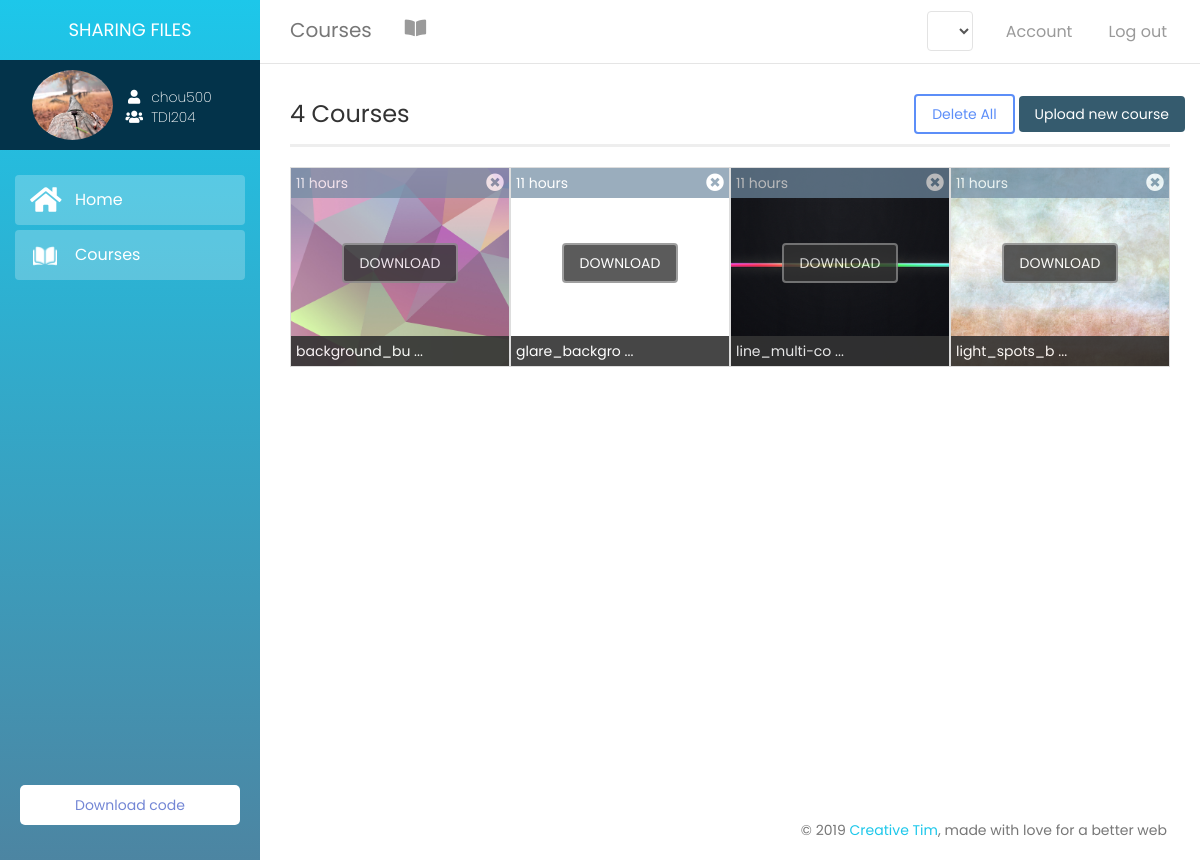
/index/student/courses.php?user=chou500 (signed in), run on the app's committed database.
### tables this page shows
CREATE TABLE IF NOT EXISTS `etudient` (
  `pseudo_etu` varchar(100) NOT NULL,
  `email_etu` varchar(100) NOT NULL,
  `prenom_etu` varchar(100) NOT NULL,
  `nom_etu` varchar(100) NOT NULL,
  `pass` varchar(100) NOT NULL,
  `adresse_etu` varchar(100) DEFAULT NULL,
  `pays_etu` varchar(100) DEFAULT NULL,
  `ville_etu` varchar(100) DEFAULT NULL,
  `tele_etu` varchar(100) DEFAULT NULL,
  `sexe_etu` varchar(100) NOT NULL,
  `propos_etu` text,
  `image_etu` text,
  `reponse` varchar(100) NOT NULL,
  `question` varchar(100) NOT NULL,
  `groupe_id` int(11) DEFAULT NULL,
  PRIMARY KEY (`pseudo_etu`),
  KEY `question` (`question`),
  KEY `groupe_id` (`groupe_id`)
);

CREATE TABLE IF NOT EXISTS `groupe` (
  `id` int(11) NOT NULL,
  `nom` varchar(255) NOT NULL,
  `description` text,
  `image_groupe` text,
  `date_creation` datetime DEFAULT CURRENT_TIMESTAMP,
  `pseudo_prof` varchar(100) NOT NULL,
  PRIMARY KEY (`id`),
  KEY `pseudo_prof` (`pseudo_prof`)
);

CREATE TABLE IF NOT EXISTS `fichier` (
  `nom` varchar(200) NOT NULL,
  `type` varchar(100) NOT NULL,
  `fich_date` datetime DEFAULT NULL,
  `groupe_id` int(11) NOT NULL,
  PRIMARY KEY (`nom`),
  KEY `groupe_id` (`groupe_id`)
);

### includes/functions.php (the view, shortened to what this page needs)
<?php
    require 'config.php';
    function get_groupeName($id){
        global $con;
        $rq = "SELECT nom FROM groupe WHERE id = '$id'";
        $res = mysqli_query($con, $rq);
        $row = mysqli_fetch_assoc($res);
        return $row['nom'];
    }
    function get_pageName(){
        $page = explode('.', basename($_SERVER['PHP_SELF']));
        return ucfirst($page[0]);
    }
    function get_index_theme(){
        if(isset($_SESSION['plan']))
        {
            $plan = $_SESSION['plan'];
            if($plan == 'student')
                return '<link rel="stylesheet" type="text/css" href="../assets/style/themes/student_theme.css">';
            return false;
        }
        else
            header('location: login.php');
    }
    function select_home_query($select,$table,$where,$pseudo){
        global $con;
        $rq = "SELECT $select FROM $table WHERE $where = '$pseudo'";
        return mysqli_query($con,$rq);
    }
    function get_time_unit($fich_date){
        $datenow = time();
        $file_date = strtotime($fich_date);
        $time_left = $datenow - $file_date;
        switch($time_left){
            case ($time_left >= 60*60 && $time_left < 60*60*24):
                $time_left = floor($time_left / (60*60));
                $unit = 'hours';break;
        }
        return array('time_left' => $time_left, 'unit' => $unit);
    }
    function load_coures_query($grp_id,$current_page){
        global $con;
        $courses = array();
        $rq = "SELECT * FROM fichier WHERE groupe_id = '$grp_id' ORDER BY fich_date DESC";
        $res = mysqli_query($con,$rq);
        $i = 0;
        $courses[] = array();
        while($row = mysqli_fetch_assoc($res)){
            $file_name = $row['nom'];
            $fich_date = $row['fich_date'];
            $unit_and_time_left = get_time_unit($fich_date);
            $time_left = $unit_and_time_left['time_left'];
            $unit = $unit_and_time_left['unit'];
            $file_extension = get_file_extension($file_name);
            if($file_extension != 'png' && $file_extension != 'jpg' && $file_extension != 'jpeg'){
                $icon_dir = generate_icon($file_name,$current_page);
                $css = 'background-size: contain;';
            }
            else{
                $icon_dir = '../cloud/'.$file_name;
                $css = 'background-size: cover;';
            }
            $courses[$i] = '<div class="file col-xs-6 col-sm-4 col-md-2 col-lg-3" style="border:1px solid #ddd;height:200px;margin-top:20px;padding:0;position:relative;background-image: url('.$icon_dir.');'.$css.'">
            <div class="file-date" style="padding:5px;color:#fff;background-color:#708ba2;opacity:0.7;width:100%"><span id="date">'.$time_left.' '.$unit.'</span>
            <i id="'.$file_name.'" style="float:right;font-size:large;cursor:pointer;" class="delete_file fas fa-times-circle"></i>
            </div>
            <div id="ms-container">
                <label class="label-ms"  for="ms-download">
                    <div class="ms-content">
                        <div class="ms-content-inside">
                            <input type="checkbox" id="ms-download" />
                            <div class="ms-line-down-container">
                                <div class="ms-line-down"></div>
                            </div>
                            <div class="ms-line-point"></div>
                        </div>
                    </div>
                </label>
            </div>
            <div class="desc" style="padding:5px;color:#fff;background-color:#333;bottom:0;opacity:.9;position:absolute;width:100%"><span class="title">'.$file_name.'</span></div>
            <div class="download-container text-center" style="height:0"><a href="cloud/'.$file_name.'" download><button type="button" class="btn-download btn btn-default" style="background-color:#333;color:#fff;z-index:999;margin-top:45px;">DOWNLOAD</button></a>
		    </div>
            </div>';
            $i= $i + 1;
        }
        return $courses;
    }
    function get_file_extension($file_name){
        $file_name = explode('.', $file_name);
        $file_extension = end($file_name);
        return $file_extension;
    }
?>

### index/includes/header.php (shortened to what this page needs)
<?php
    require '../../includes/config.php';
    include '../../includes/functions.php';
?>
<!doctype html>
<html lang="en">
    <head>
        <link rel="stylesheet" href="../assets/style/style.css"/>
        <?php
            echo get_index_theme();
        ?>
        <link href="../assets/style/bootstrap.min.css" rel="stylesheet" />
        <link href="../assets/style/light-bootstrap-dashboard.css?v=1.4.0" rel="stylesheet"/>
        <link rel="stylesheet" href="https://use.fontawesome.com/releases/v5.8.1/css/all.css">
        <link href="../assets/style/pe-icon-7-stroke.css" rel="stylesheet" />
    </head>
<body>

### index/student/courses.php (shortened to what this page needs)
<?php
    include '../includes/header.php';
?>
<?php
    if(isset($_GET['user']))
    {
        $pseudo = $_GET['user'];
        if(!empty($pseudo) && $pseudo == $_SESSION['user'])
        {
            $res = select_home_query('*','etudient','pseudo_etu',$pseudo);
            $row = mysqli_fetch_assoc($res);
            $grp_name = get_groupeName($row['groupe_id']);
            $grp_id = $row['groupe_id'];
?>
<div class="wrapper">
    <?php include 'includes/sidebar.php'; ?>
    <div class="main-panel">
    <?php include '../includes/top_nav.php'; ?>
    <div class="content">
        <div class="container-fluid">
           <div class="top-panel row">
               <span class="courses_count" style="line-height:40px;font-size:x-large;">
               <?php
                    $res = mysqli_query($con,"select count(nom) from fichier WHERE groupe_id = '$grp_id' ");
                    $row = mysqli_fetch_assoc($res);
                    echo $row['count(nom)'];
                ?> Courses</span>
               <div class="upload">
                  <button type="button" id="delete-button" class="btn btn-primary">
                        Delete All
                    </button>
                   <label id="file-button" class="btn btn-default btn-file">
                        Upload new course <input type="file" id="file_course" style="display: none;">
                    </label>
                </div>
            </div>
            <div class="line"></div>
            <div id="file_container">
               <?php
                    $current_page = get_pageName();
                    $files = load_coures_query($grp_id,$current_page);
                    if($files[0] != null){
                        foreach ($files as $file) {
                           echo $file;
                        }
                    }
                ?>
            </div>
        </div>
    </div>
</div>
<?php
        }
        else
            header ('location: ../../login.php');
    }
    else
        redirect_url('home.php');
?>
<?php include '../includes/footer.php'; ?>

### index/student/includes/sidebar.php (shortened to what this page needs)
<?php
        if(isset($_GET['user']))
        {
            $pseudo = $_GET['user'];
            if(!empty($pseudo) && $pseudo == $_SESSION['user'])
            {
                $res = select_home_query('*','etudient','pseudo_etu',$pseudo);
                $row = mysqli_fetch_assoc($res);
                $groupe = get_groupeName($row['groupe_id']);
                $imageName = $row['image_etu'];
                if($res != NULL)
                {
                    $image_dir = 'assets/images/';
                        $image_dir = 'assets/images/default/'; ?>
        <div class="sidebar" >
    	<div class="sidebar-wrapper">
            <div class="logo">
                <div class="simple-text">
                    Sharing files
                </div>
            </div>
            <div class="profile">
                <div class="profile-img" id="profile-img" style="background-image: url(<?php echo $image_dir.$imageName?>)"></div>
                <div class="profile-info">
                    <div class="username"><i class="fa fa-user" aria-hidden="true"></i><span class="username-text"><?php echo $pseudo ?></span></div>
                    <div class="groupe"><i class="fa fa-users" aria-hidden="true"></i><span class="groupe-text"><?php echo $groupe ?></span></div>
                </div>
            </div>
            <ul class="nav">
                <li class="active">
                    <a href="home.php?user=<?php echo $pseudo ?>">
                        <i class="fa fa-home" aria-hidden="true"></i>
                        <p>Home</p>
                    </a>
                </li>
                <li class="active">
                    <a href="courses.php?user=<?php echo $pseudo ?>">
                        <i aria-hidden="true"><img src="../assets/icons/open-book.png"></i>
                        <p>Courses</p>
                    </a>
                </li>
            </ul>
            <ul class="list-unstyled CTAs">
                <li>
                    <a href="#" class="download">Download code</a>
                </li>
   		    </ul>
    	</div>
    </div>
    <?php
                        }
                    }
                    else
                    header ('location: ../login.php');
                }
                else
                    redirect_url('home.php');
        ?>

### index/includes/top_nav.php (shortened to what this page needs)
<?php
    if(isset($_GET['user']))
        {
            $pseudo = $_GET['user'];
            $plan = $_SESSION['plan'];
            if(!empty($pseudo) && $pseudo == $_SESSION['user'])
            {
?>
<nav class="navbar navbar-default navbar-fixed">
    <div class="container-fluid">
        <div class="navbar-header">
            <a class="navbar-brand" href="<?php $page = lcfirst(get_pageName()); echo ''.$page.'.php?user='.$pseudo.'' ?>"><?php echo get_pageName(); ?></a>
        </div>
        <div class="collapse navbar-collapse">
            <ul class="nav navbar-nav navbar-left">
                <li>
                    <a href="<?php $page = lcfirst(get_pageName()); echo ''.$page.'.php?user='.$pseudo.'' ?>" class="dropdown-toggle" data-toggle="dropdown">
                       <?php
                        $actual_pageName = lcfirst(get_pageName());
                        switch($actual_pageName){
                            case 'courses':
                                echo "<i class='fas fa-book-open' aria-hidden='true'></i>"; break;
                        }
                        ?>
                    </a>
                </li>
            </ul>
            <ul class="nav navbar-nav navbar-right">
                <li>
                    <a style="margin:2px 0 0 0">
                        <form id="select_groupe_form" action="includes/change_groupe.php" method="post">
                            <select id="list-groupe" name="groupe" class="form-control">
                            </select>
                        </form>
                    </a>
                </li>
                <li>
                    <a href="../../../demosite/index/<?php echo $plan ?>/profile.php?user=<?php echo $pseudo ?>">
                        <p>Account</p>
                    </a>
                </li>
                <li>
                    <a id="logout" href="#">
                    <p>Log out</p>
                    </a>
                </li>
            </ul>
         </div>
    </div>
</nav>
<?php
            }
        }
?>

### index/includes/footer.php (shortened to what this page needs)
        <footer class="footer">
            <div class="container-fluid">
                <nav class="pull-left">
                    <ul>
                        <li>
                            <a href="#">
                                Home
                            </a>
                        </li>
                    </ul>
                </nav>
                <p class="copyright pull-right">
                    &copy; <script>document.write(new Date().getFullYear())</script> <a href="http://www.creative-tim.com">Creative Tim</a>, made with love for a better web
                </p>
            </div>
        </footer>
    </div>
</body>
</html>

### index/assets/style/style.css (style rules this page uses)
.profile { background-color: #03334a; padding: 10px 5px 10px 10px; display: flex; }
#profile-img { width: 33%; height: 70px; background-size: cover; border-radius: 50%; background-position: center; margin-left: 9%; }
.profile-info { padding: 7% 0% 0% 5%; }
.username-text { margin-left: 8px; }
.groupe-text { margin-left: 8px; }
#file-button { color: #fff; background-color: #03334a; border: none; text-transform: inherit; }
.line { width: 100%; height: 1px; border-bottom: 3px solid #eee; }
.file { background-position: center; background-repeat: no-repeat; }
.row { margin-left: 0!important; }
.upload { display:inline; float: right; }
.top-panel { margin-bottom: 10px; }
ul.CTAs { padding: 20px; position: absolute; bottom: 0; width: 100%; }
ul.CTAs a { text-align: center; font-size: 1em; display: block; border-radius: 5px; margin-bottom: 5px; padding: 10px; }
a.download { background: #fff; color: #7386D5; }

### index/assets/style/themes/student_theme.css (style rules this page uses)
:root { --back-color: #64647e; --main-color: #1DC7EA; --second-color: #64647e; }
.sidebar { background: var(--main-color); background: linear-gradient(to bottom, var(--main-color) 0%, var(--back-color) 150%); background-size: 150% 150%; }

### data on the page
etudient: image_etu (picture), groupe.nom "TDI204"
fichier: nom (picture), fich_date "11", fich_date "hours"
fichier: fich_date "11", fich_date "hours"
fichier: nom (picture), fich_date "11", fich_date "hours"
fichier: nom (picture), fich_date "11", fich_date "hours"

### other printed values
$pseudo "chou500"
get_pageName() "Courses"
$row['count(nom)'] "4"
$file_name "background_bu ..."
$file_name "glare_backgro ..."
$file_name "line_multi-co ..."
$file_name "light_spots_b ..."
